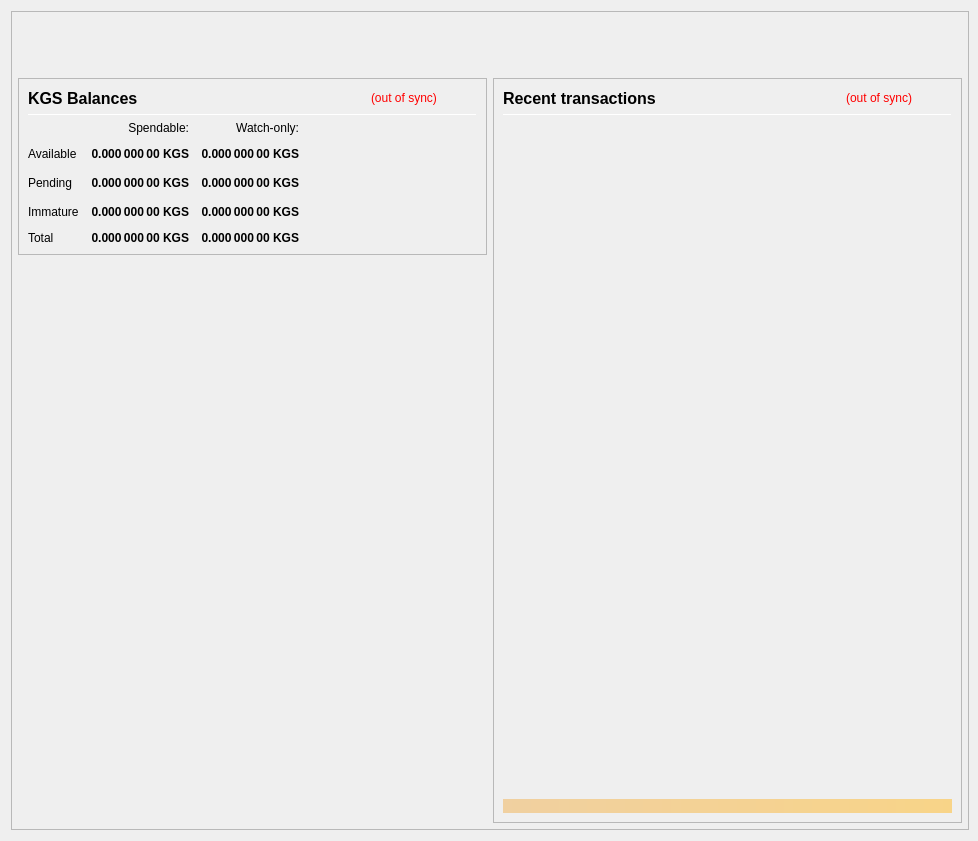
<?xml version="1.0" encoding="UTF-8"?>
<ui version="4.0">
 <class>OverviewPage</class>
 <widget class="QWidget" name="OverviewPage">
  <property name="geometry">
   <rect>
    <x>0</x>
    <y>0</y>
    <width>978</width>
    <height>841</height>
   </rect>
  </property>
  <property name="minimumSize">
   <size>
    <width>960</width>
    <height>682</height>
   </size>
  </property>
  <property name="font">
   <font>
    <weight>50</weight>
    <bold>false</bold>
   </font>
  </property>
  <property name="windowTitle">
   <string>Form</string>
  </property>
  <layout class="QVBoxLayout" name="topLayout" stretch="0">
   <property name="rightMargin">
    <number>9</number>
   </property>
   <item>
    <widget class="QFrame" name="frame_BG">
     <property name="minimumSize">
      <size>
       <width>850</width>
       <height>610</height>
      </size>
     </property>
     <property name="maximumSize">
      <size>
       <width>16777215</width>
       <height>16777215</height>
      </size>
     </property>
     <property name="frameShape">
      <enum>QFrame::StyledPanel</enum>
     </property>
     <property name="frameShadow">
      <enum>QFrame::Raised</enum>
     </property>
     <layout class="QVBoxLayout" name="verticalLayout_3" stretch="0">
      <property name="leftMargin">
       <number>0</number>
      </property>
      <property name="topMargin">
       <number>0</number>
      </property>
      <property name="rightMargin">
       <number>0</number>
      </property>
      <property name="bottomMargin">
       <number>6</number>
      </property>
      <item>
       <layout class="QVBoxLayout" name="verticalLayout_Master" stretch="0,1">
        <property name="leftMargin">
         <number>0</number>
        </property>
        <property name="topMargin">
         <number>0</number>
        </property>
        <property name="rightMargin">
         <number>0</number>
        </property>
        <property name="bottomMargin">
         <number>0</number>
        </property>
        <item>
         <widget class="QFrame" name="frame_Header">
          <layout class="QVBoxLayout" name="verticalLayout_Header" stretch="0">
           <property name="leftMargin">
            <number>0</number>
           </property>
           <property name="topMargin">
            <number>0</number>
           </property>
           <property name="rightMargin">
            <number>0</number>
           </property>
           <property name="bottomMargin">
            <number>0</number>
           </property>
           <item>
            <layout class="QHBoxLayout" name="horizontalLayout_Header" stretch="1,0">
             <property name="spacing">
              <number>6</number>
             </property>
             <item>
              <spacer name="horizontalSpacer_Header">
               <property name="orientation">
                <enum>Qt::Horizontal</enum>
               </property>
               <property name="sizeHint" stdset="0">
                <size>
                 <width>40</width>
                 <height>20</height>
                </size>
               </property>
              </spacer>
             </item>
             <item>
              <widget class="QLabel" name="labelOverviewHeaderRight">
               <property name="minimumSize">
                <size>
                 <width>464</width>
                 <height>60</height>
                </size>
               </property>
               <property name="maximumSize">
                <size>
                 <width>16777215</width>
                 <height>60</height>
                </size>
               </property>
               <property name="font">
                <font>
                 <pointsize>14</pointsize>
                </font>
               </property>
               <property name="text">
                <string/>
               </property>
               <property name="alignment">
                <set>Qt::AlignRight|Qt::AlignTrailing|Qt::AlignVCenter</set>
               </property>
              </widget>
             </item>
            </layout>
           </item>
          </layout>
         </widget>
        </item>
        <item>
         <widget class="QFrame" name="frame_Content">
          <layout class="QVBoxLayout" name="verticalLayout_Content">
           <property name="leftMargin">
            <number>6</number>
           </property>
           <property name="topMargin">
            <number>0</number>
           </property>
           <property name="rightMargin">
            <number>6</number>
           </property>
           <property name="bottomMargin">
            <number>0</number>
           </property>
           <item>
            <layout class="QHBoxLayout" name="horizontalLayout_Content" stretch="1,1">
             <property name="spacing">
              <number>6</number>
             </property>
             <item>
              <layout class="QVBoxLayout" name="verticalLayout_left" stretch="0,0">
               <item>
                <widget class="QFrame" name="frameBalances">
                 <property name="frameShape">
                  <enum>QFrame::StyledPanel</enum>
                 </property>
                 <property name="frameShadow">
                  <enum>QFrame::Raised</enum>
                 </property>
                 <layout class="QVBoxLayout" name="verticalLayout_4">
                  <item>
                   <layout class="QHBoxLayout" name="hlBalancesHeader" stretch="2,0,0">
                    <property name="spacing">
                     <number>6</number>
                    </property>
                    <item>
                     <widget class="QLabel" name="labelBalances">
                      <property name="minimumSize">
                       <size>
                        <width>0</width>
                        <height>0</height>
                       </size>
                      </property>
                      <property name="font">
                       <font>
                        <pointsize>12</pointsize>
                        <weight>75</weight>
                        <bold>true</bold>
                       </font>
                      </property>
                      <property name="text">
                       <string>KGS Balances</string>
                      </property>
                     </widget>
                    </item>
                    <item>
                     <widget class="QLabel" name="labelWalletStatus">
                      <property name="cursor">
                       <cursorShape>WhatsThisCursor</cursorShape>
                      </property>
                      <property name="toolTip">
                       <string>The displayed information may be out of date. Your wallet automatically synchronizes with the Kingscoin network after a connection is established, but this process has not completed yet.</string>
                      </property>
                      <property name="styleSheet">
                       <string notr="true">QLabel { color: red; }</string>
                      </property>
                      <property name="text">
                       <string notr="true">(out of sync)</string>
                      </property>
                      <property name="alignment">
                       <set>Qt::AlignLeading|Qt::AlignLeft|Qt::AlignVCenter</set>
                      </property>
                     </widget>
                    </item>
                    <item>
                     <spacer name="hsBalancesHeader">
                      <property name="orientation">
                       <enum>Qt::Horizontal</enum>
                      </property>
                      <property name="sizeHint" stdset="0">
                       <size>
                        <width>40</width>
                        <height>20</height>
                       </size>
                      </property>
                     </spacer>
                    </item>
                   </layout>
                  </item>
                  <item>
                   <widget class="Line" name="lineBalances">
                    <property name="minimumSize">
                     <size>
                      <width>0</width>
                      <height>1</height>
                     </size>
                    </property>
                    <property name="maximumSize">
                     <size>
                      <width>16777215</width>
                      <height>1</height>
                     </size>
                    </property>
                    <property name="orientation">
                     <enum>Qt::Horizontal</enum>
                    </property>
                   </widget>
                  </item>
                  <item>
                   <layout class="QGridLayout" name="gridLayout">
                    <property name="spacing">
                     <number>12</number>
                    </property>
                    <item row="2" column="2">
                     <widget class="QLabel" name="labelWatchPending">
                      <property name="font">
                       <font>
                        <weight>75</weight>
                        <bold>true</bold>
                       </font>
                      </property>
                      <property name="cursor">
                       <cursorShape>ArrowCursor</cursorShape>
                      </property>
                      <property name="toolTip">
                       <string>Unconfirmed transactions to watch-only addresses</string>
                      </property>
                      <property name="text">
                       <string notr="true">0.000 000 00 KGS</string>
                      </property>
                      <property name="alignment">
                       <set>Qt::AlignRight|Qt::AlignTrailing|Qt::AlignVCenter</set>
                      </property>
                      <property name="textInteractionFlags">
                       <set>Qt::NoTextInteraction</set>
                      </property>
                     </widget>
                    </item>
                    <item row="2" column="1">
                     <widget class="QLabel" name="labelUnconfirmed">
                      <property name="font">
                       <font>
                        <weight>75</weight>
                        <bold>true</bold>
                       </font>
                      </property>
                      <property name="cursor">
                       <cursorShape>ArrowCursor</cursorShape>
                      </property>
                      <property name="toolTip">
                       <string>Total of transactions that have yet to be confirmed, and do not yet count toward the spendable balance</string>
                      </property>
                      <property name="text">
                       <string notr="true">0.000 000 00 KGS</string>
                      </property>
                      <property name="alignment">
                       <set>Qt::AlignRight|Qt::AlignTrailing|Qt::AlignVCenter</set>
                      </property>
                      <property name="textInteractionFlags">
                       <set>Qt::NoTextInteraction</set>
                      </property>
                     </widget>
                    </item>
                    <item row="3" column="2">
                     <widget class="QLabel" name="labelWatchImmature">
                      <property name="font">
                       <font>
                        <weight>75</weight>
                        <bold>true</bold>
                       </font>
                      </property>
                      <property name="cursor">
                       <cursorShape>ArrowCursor</cursorShape>
                      </property>
                      <property name="toolTip">
                       <string>Staked or masternode rewards in watch-only addresses that has not yet matured</string>
                      </property>
                      <property name="text">
                       <string notr="true">0.000 000 00 KGS</string>
                      </property>
                      <property name="alignment">
                       <set>Qt::AlignRight|Qt::AlignTrailing|Qt::AlignVCenter</set>
                      </property>
                      <property name="textInteractionFlags">
                       <set>Qt::NoTextInteraction</set>
                      </property>
                     </widget>
                    </item>
                    <item row="4" column="0">
                     <widget class="QLabel" name="labelTotalText">
                      <property name="text">
                       <string>Total</string>
                      </property>
                      <property name="textInteractionFlags">
                       <set>Qt::NoTextInteraction</set>
                      </property>
                     </widget>
                    </item>
                    <item row="3" column="1">
                     <widget class="QLabel" name="labelImmature">
                      <property name="font">
                       <font>
                        <weight>75</weight>
                        <bold>true</bold>
                       </font>
                      </property>
                      <property name="cursor">
                       <cursorShape>ArrowCursor</cursorShape>
                      </property>
                      <property name="toolTip">
                       <string>Staked or masternode rewards that has not yet matured</string>
                      </property>
                      <property name="text">
                       <string notr="true">0.000 000 00 KGS</string>
                      </property>
                      <property name="alignment">
                       <set>Qt::AlignRight|Qt::AlignTrailing|Qt::AlignVCenter</set>
                      </property>
                      <property name="textInteractionFlags">
                       <set>Qt::NoTextInteraction</set>
                      </property>
                     </widget>
                    </item>
                    <item row="2" column="3">
                     <spacer name="hsBalances">
                      <property name="orientation">
                       <enum>Qt::Horizontal</enum>
                      </property>
                      <property name="sizeHint" stdset="0">
                       <size>
                        <width>40</width>
                        <height>20</height>
                       </size>
                      </property>
                     </spacer>
                    </item>
                    <item row="3" column="0">
                     <widget class="QLabel" name="labelImmatureText">
                      <property name="text">
                       <string>Immature</string>
                      </property>
                      <property name="textInteractionFlags">
                       <set>Qt::NoTextInteraction</set>
                      </property>
                     </widget>
                    </item>
                    <item row="4" column="1">
                     <widget class="QLabel" name="labelTotal">
                      <property name="font">
                       <font>
                        <weight>75</weight>
                        <bold>true</bold>
                       </font>
                      </property>
                      <property name="cursor">
                       <cursorShape>ArrowCursor</cursorShape>
                      </property>
                      <property name="toolTip">
                       <string>Your current total balance</string>
                      </property>
                      <property name="text">
                       <string notr="true">0.000 000 00 KGS</string>
                      </property>
                      <property name="alignment">
                       <set>Qt::AlignRight|Qt::AlignTrailing|Qt::AlignVCenter</set>
                      </property>
                      <property name="textInteractionFlags">
                       <set>Qt::NoTextInteraction</set>
                      </property>
                     </widget>
                    </item>
                    <item row="4" column="2">
                     <widget class="QLabel" name="labelWatchTotal">
                      <property name="font">
                       <font>
                        <weight>75</weight>
                        <bold>true</bold>
                       </font>
                      </property>
                      <property name="cursor">
                       <cursorShape>ArrowCursor</cursorShape>
                      </property>
                      <property name="toolTip">
                       <string>Current total balance in watch-only addresses</string>
                      </property>
                      <property name="text">
                       <string notr="true">0.000 000 00 KGS</string>
                      </property>
                      <property name="alignment">
                       <set>Qt::AlignRight|Qt::AlignTrailing|Qt::AlignVCenter</set>
                      </property>
                      <property name="textInteractionFlags">
                       <set>Qt::NoTextInteraction</set>
                      </property>
                     </widget>
                    </item>
                    <item row="0" column="2">
                     <widget class="QLabel" name="labelWatchonly">
                      <property name="text">
                       <string>Watch-only:</string>
                      </property>
                      <property name="alignment">
                       <set>Qt::AlignRight|Qt::AlignTrailing|Qt::AlignVCenter</set>
                      </property>
                     </widget>
                    </item>
                    <item row="1" column="0">
                     <widget class="QLabel" name="labelBalanceText">
                      <property name="text">
                       <string>Available</string>
                      </property>
                      <property name="textInteractionFlags">
                       <set>Qt::NoTextInteraction</set>
                      </property>
                     </widget>
                    </item>
                    <item row="1" column="1">
                     <widget class="QLabel" name="labelBalance">
                      <property name="font">
                       <font>
                        <weight>75</weight>
                        <bold>true</bold>
                       </font>
                      </property>
                      <property name="cursor">
                       <cursorShape>ArrowCursor</cursorShape>
                      </property>
                      <property name="toolTip">
                       <string>Your current spendable balance</string>
                      </property>
                      <property name="text">
                       <string notr="true">0.000 000 00 KGS</string>
                      </property>
                      <property name="alignment">
                       <set>Qt::AlignRight|Qt::AlignTrailing|Qt::AlignVCenter</set>
                      </property>
                      <property name="textInteractionFlags">
                       <set>Qt::NoTextInteraction</set>
                      </property>
                     </widget>
                    </item>
                    <item row="1" column="2">
                     <widget class="QLabel" name="labelWatchAvailable">
                      <property name="font">
                       <font>
                        <weight>75</weight>
                        <bold>true</bold>
                       </font>
                      </property>
                      <property name="cursor">
                       <cursorShape>ArrowCursor</cursorShape>
                      </property>
                      <property name="toolTip">
                       <string>Your current balance in watch-only addresses</string>
                      </property>
                      <property name="text">
                       <string notr="true">0.000 000 00 KGS</string>
                      </property>
                      <property name="alignment">
                       <set>Qt::AlignRight|Qt::AlignTrailing|Qt::AlignVCenter</set>
                      </property>
                      <property name="textInteractionFlags">
                       <set>Qt::NoTextInteraction</set>
                      </property>
                     </widget>
                    </item>
                    <item row="2" column="0">
                     <widget class="QLabel" name="labelPendingText">
                      <property name="text">
                       <string>Pending</string>
                      </property>
                      <property name="textInteractionFlags">
                       <set>Qt::NoTextInteraction</set>
                      </property>
                     </widget>
                    </item>
                    <item row="0" column="1">
                     <widget class="QLabel" name="labelSpendable">
                      <property name="text">
                       <string>Spendable:</string>
                      </property>
                      <property name="alignment">
                       <set>Qt::AlignRight|Qt::AlignTrailing|Qt::AlignVCenter</set>
                      </property>
                     </widget>
                    </item>
                   </layout>
                  </item>
                 </layout>
                </widget>
               </item>
               <item>
                <spacer name="verticalSpacer">
                 <property name="orientation">
                  <enum>Qt::Vertical</enum>
                 </property>
                 <property name="sizeHint" stdset="0">
                  <size>
                   <width>20</width>
                   <height>40</height>
                  </size>
                 </property>
                </spacer>
               </item>
              </layout>
             </item>
             <item>
              <layout class="QVBoxLayout" name="verticalLayout_right" stretch="1">
               <item>
                <widget class="QFrame" name="frame_RecentTransactions">
                 <property name="minimumSize">
                  <size>
                   <width>0</width>
                   <height>0</height>
                  </size>
                 </property>
                 <property name="frameShape">
                  <enum>QFrame::StyledPanel</enum>
                 </property>
                 <property name="frameShadow">
                  <enum>QFrame::Raised</enum>
                 </property>
                 <layout class="QVBoxLayout" name="verticalLayout_1" stretch="0,0,0,0,0">
                  <item>
                   <layout class="QHBoxLayout" name="horizontalLayout_2" stretch="2,0,0">
                    <property name="spacing">
                     <number>3</number>
                    </property>
                    <item>
                     <widget class="QLabel" name="label_4">
                      <property name="minimumSize">
                       <size>
                        <width>0</width>
                        <height>20</height>
                       </size>
                      </property>
                      <property name="font">
                       <font>
                        <pointsize>12</pointsize>
                        <weight>75</weight>
                        <bold>true</bold>
                       </font>
                      </property>
                      <property name="text">
                       <string>Recent transactions</string>
                      </property>
                     </widget>
                    </item>
                    <item>
                     <widget class="QLabel" name="labelTransactionsStatus">
                      <property name="cursor">
                       <cursorShape>WhatsThisCursor</cursorShape>
                      </property>
                      <property name="toolTip">
                       <string>The displayed information may be out of date. Your wallet automatically synchronizes with the Kingscoin network after a connection is established, but this process has not completed yet.</string>
                      </property>
                      <property name="styleSheet">
                       <string notr="true">QLabel { color: red; }</string>
                      </property>
                      <property name="text">
                       <string notr="true">(out of sync)</string>
                      </property>
                      <property name="alignment">
                       <set>Qt::AlignRight|Qt::AlignTrailing|Qt::AlignVCenter</set>
                      </property>
                     </widget>
                    </item>
                    <item>
                     <spacer name="horizontalSpacer">
                      <property name="orientation">
                       <enum>Qt::Horizontal</enum>
                      </property>
                      <property name="sizeHint" stdset="0">
                       <size>
                        <width>40</width>
                        <height>20</height>
                       </size>
                      </property>
                     </spacer>
                    </item>
                   </layout>
                  </item>
                  <item>
                   <widget class="Line" name="line">
                    <property name="minimumSize">
                     <size>
                      <width>0</width>
                      <height>1</height>
                     </size>
                    </property>
                    <property name="maximumSize">
                     <size>
                      <width>16777215</width>
                      <height>1</height>
                     </size>
                    </property>
                    <property name="orientation">
                     <enum>Qt::Horizontal</enum>
                    </property>
                   </widget>
                  </item>
                  <item>
                   <widget class="QListView" name="listTransactions">
                    <property name="minimumSize">
                     <size>
                      <width>0</width>
                      <height>0</height>
                     </size>
                    </property>
                    <property name="styleSheet">
                     <string notr="true">QListView { background: transparent; }</string>
                    </property>
                    <property name="frameShape">
                     <enum>QFrame::NoFrame</enum>
                    </property>
                    <property name="verticalScrollBarPolicy">
                     <enum>Qt::ScrollBarAlwaysOff</enum>
                    </property>
                    <property name="horizontalScrollBarPolicy">
                     <enum>Qt::ScrollBarAlwaysOff</enum>
                    </property>
                    <property name="selectionMode">
                     <enum>QAbstractItemView::NoSelection</enum>
                    </property>
                   </widget>
                  </item>
                  <item>
                   <spacer name="verticalSpacer_2">
                    <property name="orientation">
                     <enum>Qt::Vertical</enum>
                    </property>
                    <property name="sizeType">
                     <enum>QSizePolicy::Expanding</enum>
                    </property>
                    <property name="sizeHint" stdset="0">
                     <size>
                      <width>20</width>
                      <height>40</height>
                     </size>
                    </property>
                   </spacer>
                  </item>
                  <item>
                   <widget class="QLabel" name="labelAlerts">
                    <property name="maximumSize">
                     <size>
                      <width>16777215</width>
                      <height>16777215</height>
                     </size>
                    </property>
                    <property name="styleSheet">
                     <string notr="true">background-color: qlineargradient(x1: 0, y1: 0, x2: 1, y2: 0, stop:0 #F0D0A0, stop:1 #F8D488); color:#000000;</string>
                    </property>
                    <property name="text">
                     <string/>
                    </property>
                    <property name="wordWrap">
                     <bool>true</bool>
                    </property>
                    <property name="margin">
                     <number>3</number>
                    </property>
                   </widget>
                  </item>
                 </layout>
                </widget>
               </item>
              </layout>
             </item>
            </layout>
           </item>
          </layout>
         </widget>
        </item>
       </layout>
      </item>
     </layout>
    </widget>
   </item>
  </layout>
 </widget>
 <resources/>
 <connections/>
</ui>
